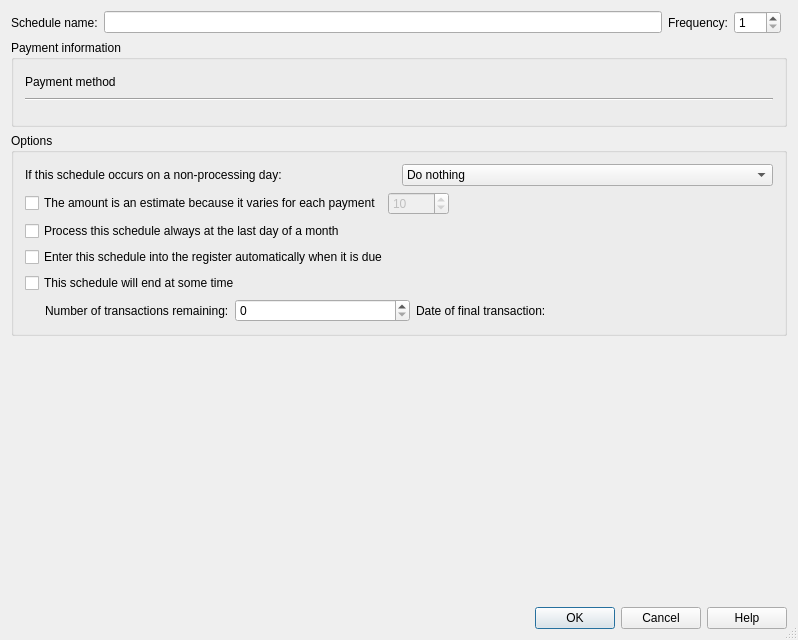
<?xml version="1.0" encoding="UTF-8"?>
<ui version="4.0">
 <class>KEditScheduleDlg</class>
 <widget class="QDialog" name="KEditScheduleDlg">
  <property name="geometry">
   <rect>
    <x>0</x>
    <y>0</y>
    <width>798</width>
    <height>640</height>
   </rect>
  </property>
  <property name="windowTitle">
   <string>Edit Scheduled transaction</string>
  </property>
  <property name="sizeGripEnabled">
   <bool>true</bool>
  </property>
  <layout class="QVBoxLayout">
   <item>
    <layout class="QHBoxLayout">
     <item>
      <layout class="QHBoxLayout">
       <item>
        <widget class="QLabel" name="textLabel1">
         <property name="text">
          <string>Schedule name:</string>
         </property>
         <property name="wordWrap">
          <bool>false</bool>
         </property>
        </widget>
       </item>
       <item>
        <widget class="KLineEdit" name="m_nameEdit">
         <property name="focusPolicy">
          <enum>Qt::StrongFocus</enum>
         </property>
        </widget>
       </item>
      </layout>
     </item>
     <item>
      <layout class="QHBoxLayout">
       <item>
        <widget class="QLabel" name="textLabel3">
         <property name="text">
          <string>Frequency:</string>
         </property>
         <property name="wordWrap">
          <bool>false</bool>
         </property>
        </widget>
       </item>
       <item>
        <widget class="QSpinBox" name="m_frequencyNoEdit">
         <property name="focusPolicy">
          <enum>Qt::StrongFocus</enum>
         </property>
         <property name="toolTip">
          <string>Number of selected periods between entries</string>
         </property>
         <property name="minimum">
          <number>1</number>
         </property>
         <property name="maximum">
          <number>999</number>
         </property>
        </widget>
       </item>
       <item>
        <widget class="KMyMoneyOccurrencePeriodCombo" name="m_frequencyEdit" native="true"/>
       </item>
      </layout>
     </item>
    </layout>
   </item>
   <item>
    <widget class="QGroupBox" name="m_paymentInformation">
     <property name="title">
      <string>Payment information</string>
     </property>
     <layout class="QVBoxLayout" name="m_paymentInformationLayout">
      <item>
       <layout class="QHBoxLayout">
        <item>
         <widget class="QLabel" name="textLabel1_3">
          <property name="text">
           <string>Payment method</string>
          </property>
          <property name="wordWrap">
           <bool>false</bool>
          </property>
         </widget>
        </item>
        <item>
         <widget class="KMyMoneyGeneralCombo" name="m_paymentMethodEdit" native="true">
          <property name="sizePolicy">
           <sizepolicy hsizetype="MinimumExpanding" vsizetype="Fixed">
            <horstretch>0</horstretch>
            <verstretch>0</verstretch>
           </sizepolicy>
          </property>
         </widget>
        </item>
        <item>
         <spacer name="spacer4">
          <property name="orientation">
           <enum>Qt::Horizontal</enum>
          </property>
          <property name="sizeType">
           <enum>QSizePolicy::Expanding</enum>
          </property>
          <property name="sizeHint" stdset="0">
           <size>
            <width>61</width>
            <height>21</height>
           </size>
          </property>
         </spacer>
        </item>
       </layout>
      </item>
      <item>
       <widget class="Line" name="line1">
        <property name="frameShape">
         <enum>QFrame::HLine</enum>
        </property>
        <property name="frameShadow">
         <enum>QFrame::Sunken</enum>
        </property>
       </widget>
      </item>
      <item>
       <widget class="KMyMoneyRegister::Register" name="m_register" native="true">
        <property name="rowCount" stdset="0">
         <number>0</number>
        </property>
        <property name="columnCount" stdset="0">
         <number>12</number>
        </property>
       </widget>
      </item>
      <item>
       <widget class="KMyMoneyTransactionForm::TransactionForm" name="m_form" native="true">
        <property name="rowCount" stdset="0">
         <number>5</number>
        </property>
        <property name="columnCount" stdset="0">
         <number>1</number>
        </property>
       </widget>
      </item>
     </layout>
    </widget>
   </item>
   <item>
    <widget class="QGroupBox" name="groupBox2">
     <property name="title">
      <string>Options</string>
     </property>
     <layout class="QVBoxLayout">
      <item>
       <layout class="QGridLayout">
        <item row="1" column="1">
         <widget class="KComboBox" name="m_weekendOptionEdit">
          <item>
           <property name="text">
            <string>Do nothing</string>
           </property>
          </item>
          <item>
           <property name="text">
            <string>Change the date to the previous processing day</string>
           </property>
          </item>
          <item>
           <property name="text">
            <string>Change the date to the next processing day</string>
           </property>
          </item>
         </widget>
        </item>
        <item row="1" column="0">
         <widget class="QLabel" name="textLabel1_2">
          <property name="text">
           <string>If this schedule occurs on a non-processing day:</string>
          </property>
          <property name="wordWrap">
           <bool>false</bool>
          </property>
         </widget>
        </item>
       </layout>
      </item>
      <item>
       <layout class="QHBoxLayout">
        <item>
         <widget class="QCheckBox" name="m_estimateEdit">
          <property name="text">
           <string>The amount is an estimate because it varies for each payment</string>
          </property>
         </widget>
        </item>
        <item>
         <widget class="QSpinBox" name="m_variation">
          <property name="enabled">
           <bool>false</bool>
          </property>
          <property name="maximum">
           <number>32767</number>
          </property>
          <property name="value">
           <number>10</number>
          </property>
         </widget>
        </item>
        <item>
         <spacer name="spacer5">
          <property name="orientation">
           <enum>Qt::Horizontal</enum>
          </property>
          <property name="sizeType">
           <enum>QSizePolicy::Expanding</enum>
          </property>
          <property name="sizeHint" stdset="0">
           <size>
            <width>21</width>
            <height>20</height>
           </size>
          </property>
         </spacer>
        </item>
       </layout>
      </item>
      <item>
       <widget class="QCheckBox" name="m_lastDayInMonthEdit">
        <property name="text">
         <string>Process this schedule always at the last day of a month</string>
        </property>
       </widget>
      </item>
      <item>
       <widget class="QCheckBox" name="m_autoEnterEdit">
        <property name="text">
         <string>Enter this schedule into the register automatically when it is due</string>
        </property>
       </widget>
      </item>
      <item>
       <widget class="QCheckBox" name="m_endSeriesEdit">
        <property name="text">
         <string>This schedule will end at some time</string>
        </property>
       </widget>
      </item>
      <item>
       <widget class="QFrame" name="m_endOptionsFrame">
        <property name="frameShape">
         <enum>QFrame::NoFrame</enum>
        </property>
        <property name="frameShadow">
         <enum>QFrame::Raised</enum>
        </property>
        <layout class="QHBoxLayout">
         <property name="leftMargin">
          <number>0</number>
         </property>
         <property name="topMargin">
          <number>0</number>
         </property>
         <property name="rightMargin">
          <number>0</number>
         </property>
         <property name="bottomMargin">
          <number>0</number>
         </property>
         <item>
          <spacer name="Spacer3_2_2">
           <property name="orientation">
            <enum>Qt::Horizontal</enum>
           </property>
           <property name="sizeType">
            <enum>QSizePolicy::Fixed</enum>
           </property>
           <property name="sizeHint" stdset="0">
            <size>
             <width>20</width>
             <height>20</height>
            </size>
           </property>
          </spacer>
         </item>
         <item>
          <widget class="QLabel" name="m_endLabel1">
           <property name="text">
            <string>Number of transactions remaining:</string>
           </property>
           <property name="wordWrap">
            <bool>false</bool>
           </property>
          </widget>
         </item>
         <item>
          <widget class="QSpinBox" name="m_RemainingEdit">
           <property name="minimum">
            <number>0</number>
           </property>
           <property name="maximum">
            <number>9999</number>
           </property>
          </widget>
         </item>
         <item>
          <widget class="QLabel" name="m_endLabel2">
           <property name="text">
            <string>Date of final transaction:</string>
           </property>
           <property name="wordWrap">
            <bool>false</bool>
           </property>
          </widget>
         </item>
         <item>
          <widget class="KMyMoneyDateInput" name="m_FinalPaymentEdit" native="true">
           <property name="focusPolicy">
            <enum>Qt::StrongFocus</enum>
           </property>
          </widget>
         </item>
        </layout>
       </widget>
      </item>
     </layout>
    </widget>
   </item>
   <item>
    <spacer name="spacer12">
     <property name="orientation">
      <enum>Qt::Vertical</enum>
     </property>
     <property name="sizeType">
      <enum>QSizePolicy::Expanding</enum>
     </property>
     <property name="sizeHint" stdset="0">
      <size>
       <width>20</width>
       <height>16</height>
      </size>
     </property>
    </spacer>
   </item>
   <item>
    <widget class="QDialogButtonBox" name="buttonBox">
     <property name="standardButtons">
      <set>QDialogButtonBox::Cancel|QDialogButtonBox::Help|QDialogButtonBox::Ok</set>
     </property>
    </widget>
   </item>
  </layout>
 </widget>
 <layoutdefault spacing="6" margin="11"/>
 <customwidgets>
  <customwidget>
   <class>KComboBox</class>
   <extends>QComboBox</extends>
   <header>kcombobox.h</header>
  </customwidget>
  <customwidget>
   <class>KLineEdit</class>
   <extends>QLineEdit</extends>
   <header>klineedit.h</header>
  </customwidget>
  <customwidget>
   <class>KMyMoneyRegister::Register</class>
   <extends>QWidget</extends>
   <header>register.h</header>
  </customwidget>
  <customwidget>
   <class>KMyMoneyGeneralCombo</class>
   <extends>QWidget</extends>
   <header>kmymoneygeneralcombo.h</header>
   <container>1</container>
  </customwidget>
  <customwidget>
   <class>KMyMoneyOccurrencePeriodCombo</class>
   <extends>QWidget</extends>
   <header>kmymoneyoccurrenceperiodcombo.h</header>
   <container>1</container>
  </customwidget>
  <customwidget>
   <class>KMyMoneyTransactionForm::TransactionForm</class>
   <extends>QWidget</extends>
   <header>transactionform.h</header>
  </customwidget>
  <customwidget>
   <class>KMyMoneyDateInput</class>
   <extends>QWidget</extends>
   <header>kmymoneydateinput.h</header>
  </customwidget>
 </customwidgets>
 <resources/>
 <connections>
  <connection>
   <sender>m_endSeriesEdit</sender>
   <signal>toggled(bool)</signal>
   <receiver>m_endOptionsFrame</receiver>
   <slot>setEnabled(bool)</slot>
   <hints>
    <hint type="sourcelabel">
     <x>20</x>
     <y>20</y>
    </hint>
    <hint type="destinationlabel">
     <x>20</x>
     <y>20</y>
    </hint>
   </hints>
  </connection>
  <connection>
   <sender>m_estimateEdit</sender>
   <signal>toggled(bool)</signal>
   <receiver>m_variation</receiver>
   <slot>setEnabled(bool)</slot>
   <hints>
    <hint type="sourcelabel">
     <x>20</x>
     <y>20</y>
    </hint>
    <hint type="destinationlabel">
     <x>20</x>
     <y>20</y>
    </hint>
   </hints>
  </connection>
  <connection>
   <sender>buttonBox</sender>
   <signal>accepted()</signal>
   <receiver>KEditScheduleDlg</receiver>
   <slot>accept()</slot>
   <hints>
    <hint type="sourcelabel">
     <x>398</x>
     <y>616</y>
    </hint>
    <hint type="destinationlabel">
     <x>398</x>
     <y>319</y>
    </hint>
   </hints>
  </connection>
  <connection>
   <sender>buttonBox</sender>
   <signal>rejected()</signal>
   <receiver>KEditScheduleDlg</receiver>
   <slot>reject()</slot>
   <hints>
    <hint type="sourcelabel">
     <x>398</x>
     <y>616</y>
    </hint>
    <hint type="destinationlabel">
     <x>398</x>
     <y>319</y>
    </hint>
   </hints>
  </connection>
 </connections>
</ui>
